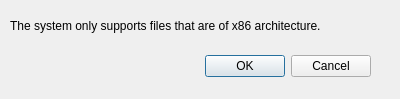
<?xml version="1.0" encoding="UTF-8"?>
<ui version="4.0">
 <class>binaryFileErrorWindow</class>
 <widget class="QDialog" name="binaryFileErrorWindow">
  <property name="geometry">
   <rect>
    <x>0</x>
    <y>0</y>
    <width>400</width>
    <height>99</height>
   </rect>
  </property>
  <property name="windowTitle">
   <string>Error Message: x86 Architecture Binary File</string>
  </property>
  <widget class="QDialogButtonBox" name="buttonBox">
   <property name="geometry">
    <rect>
     <x>30</x>
     <y>50</y>
     <width>341</width>
     <height>32</height>
    </rect>
   </property>
   <property name="orientation">
    <enum>Qt::Horizontal</enum>
   </property>
   <property name="standardButtons">
    <set>QDialogButtonBox::Cancel|QDialogButtonBox::Ok</set>
   </property>
  </widget>
  <widget class="QLabel" name="messageLabel">
   <property name="geometry">
    <rect>
     <x>10</x>
     <y>10</y>
     <width>371</width>
     <height>31</height>
    </rect>
   </property>
   <property name="text">
    <string>The system only supports files that are of x86 architecture.</string>
   </property>
  </widget>
 </widget>
 <resources/>
 <connections>
  <connection>
   <sender>buttonBox</sender>
   <signal>accepted()</signal>
   <receiver>binaryFileErrorWindow</receiver>
   <slot>accept()</slot>
   <hints>
    <hint type="sourcelabel">
     <x>248</x>
     <y>254</y>
    </hint>
    <hint type="destinationlabel">
     <x>157</x>
     <y>274</y>
    </hint>
   </hints>
  </connection>
  <connection>
   <sender>buttonBox</sender>
   <signal>rejected()</signal>
   <receiver>binaryFileErrorWindow</receiver>
   <slot>reject()</slot>
   <hints>
    <hint type="sourcelabel">
     <x>316</x>
     <y>260</y>
    </hint>
    <hint type="destinationlabel">
     <x>286</x>
     <y>274</y>
    </hint>
   </hints>
  </connection>
 </connections>
</ui>
